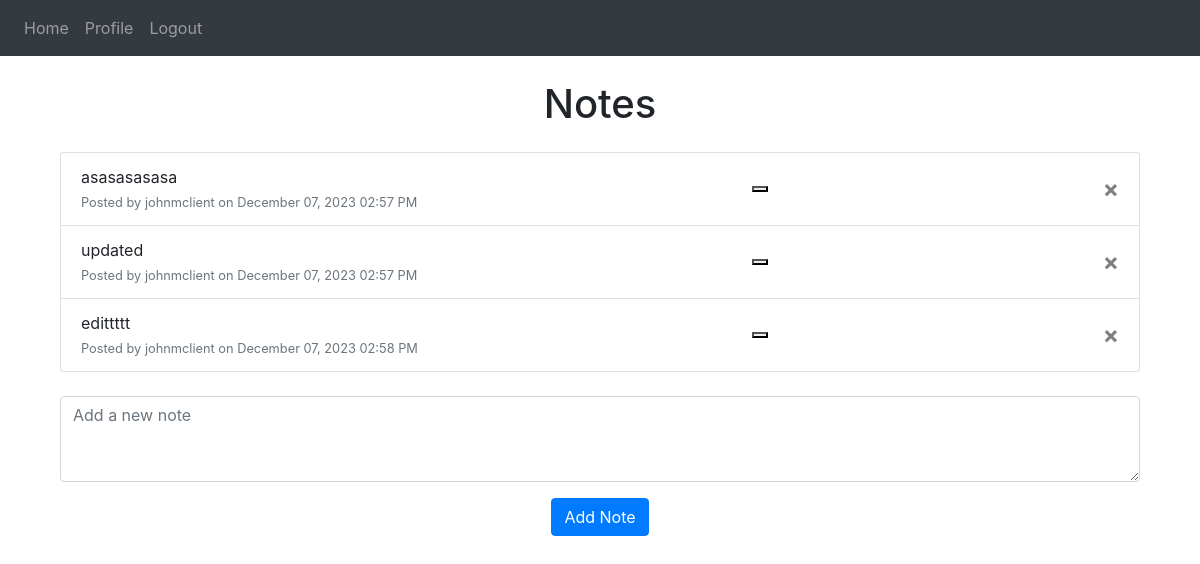
/ (signed in), run on an earlier commit of the app's database.
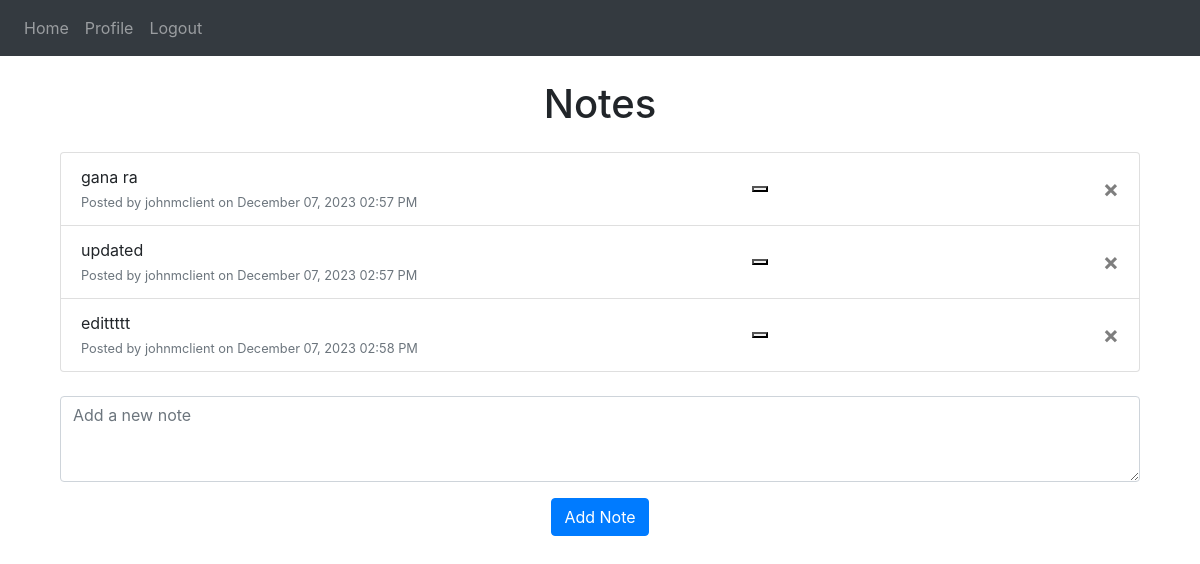
And on a later commit of the database.
### website/models.py (models this page shows)
class Note(db.Model):
    id = db.Column(db.Integer, primary_key=True)
    data = db.Column(db.String(10000))
    date = db.Column(db.DateTime(timezone=True), default=func.now())
    user_id = db.Column(db.Integer, db.ForeignKey('user.id'))

class User(db.Model, UserMixin):
    id = db.Column(db.Integer, primary_key=True)
    email = db.Column(db.String(150), unique=True)
    password = db.Column(db.String(150))
    first_name = db.Column(db.String(150))
    notes = db.relationship('Note')

### website/views.py (the view, shortened to what this page needs)
@views.route('/', methods=['GET', 'POST'])
@login_required
def home():
    return render_template("home.html", user=current_user)

### website/__init__.py (called while the page is built)
def create_app():
    app = Flask(__name__)
    app.config['SECRET_KEY'] = 'hjshjhdjah kjshkjdhjs'
    app.config['SQLALCHEMY_DATABASE_URI'] = f'sqlite:///{DB_NAME}'
    db.init_app(app)
    from .views import views
    from .auth import auth
    app.register_blueprint(views, url_prefix='/')
    app.register_blueprint(auth, url_prefix='/')
    from .models import User, Note
    with app.app_context():
        db.create_all()
    login_manager = LoginManager()
    login_manager.login_view = 'auth.login'
    login_manager.init_app(app)
    @login_manager.user_loader
    def load_user(id):
        return User.query.get(int(id))
    return app

### website/templates/home.html (shortened to what this page needs)
{% extends "base.html" %}
{% block content %}
<div class="container mt-4">
    <h1 class="text-center mb-4">Notes</h1>
    <ul class="list-group" id="notes">
        {% for note in user.notes %}
        <li class="list-group-item d-flex justify-content-between align-items-center">
            <div>
                {{ note.data }}
                <br>
                <small class="text-muted">Posted by {{ user.first_name }} on {{ note.date.strftime('%B %d, %Y %I:%M %p') }}</small>
            </div>
        <button type="button" class="edit" onclick="updateNotePrompt({{ note.id }})">
        </button>
            <button type="button" class="close" onclick="confirmDelete({{ note.id }})">
                <span aria-hidden="true">&times;</span>
            </button>
        </li>
        {% endfor %}
    </ul>
    <form method="POST" class="mt-4">
        <div class="form-group">
            <textarea name="note" id="note" class="form-control" rows="3" placeholder="Add a new note"></textarea>
        </div>
        <div class="text-center">
            <button type="submit" class="btn btn-primary">Add Note</button>
        </div>
    </form>
</div>
{% endblock %}

### website/templates/base.html (shortened to what this page needs)
<!DOCTYPE html>
<html>
  <head>
    <link
      rel="stylesheet"
      href="https://stackpath.bootstrapcdn.com/bootstrap/4.4.1/css/bootstrap.min.css"
    />
    <link
      rel="stylesheet"
      href="https://stackpath.bootstrapcdn.com/font-awesome/4.7.0/css/font-awesome.min.css"
    />
  </head>
  <body>
    <nav class="navbar navbar-expand-lg navbar-dark bg-dark">
      <div class="collapse navbar-collapse" id="navbar">
        <div class="navbar-nav">
          {% if user.is_authenticated %}
            <a class="nav-item nav-link" id="home" href="/">Home</a>
            <a class="nav-item nav-link" id="profile" href="/profile">Profile</a>
            <a class="nav-item nav-link" id="logout" href="/logout">Logout</a>
          {% else %}
            <a class="nav-item nav-link" id="login" href="/login">Login</a>
            <a class="nav-item nav-link" id="signUp" href="/sign-up">Sign Up</a>
          {% endif %}
        </div>
      </div>
    </nav>
    <div class="container">{% block content %} {% endblock %}</div>
  </body>
</html>

What changed in the data, as far as the page shows it:
changed Note: data "asasasasasa" → "gana ra"
